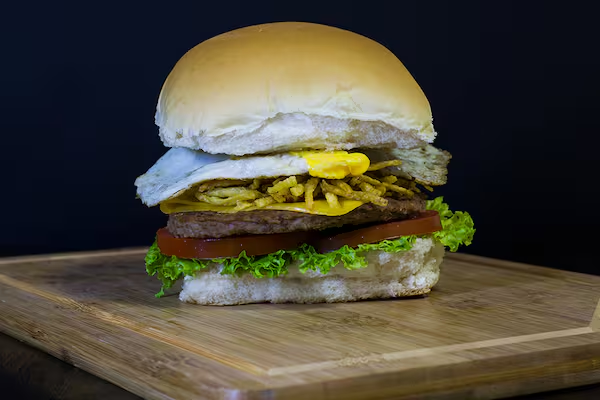
#> input picture referencias/imagens/026278c5-2e10-440c-b174-641b9deb581a.png, 600 x 400 px; its folder holds only this picture in this run
$ python grid.py
#> lines starting #> are read from the running program, lines starting #| are printed output that depends on the picture
from PIL import Image, ImageDraw
import sys, os, glob

SRC = "referencias/imagens"
OUT = "/tmp/claude-0/-home-user-teste/f702a868-82c8-5eea-a65e-0ad7013c3ec5/scratchpad/grid"
os.makedirs(OUT, exist_ok=True)

# canonical working space
W, H = 1080, 1920

for f in sorted(glob.glob(f"{SRC}/*.png")):
    im = Image.open(f).convert("RGB").resize((W, H), Image.LANCZOS)
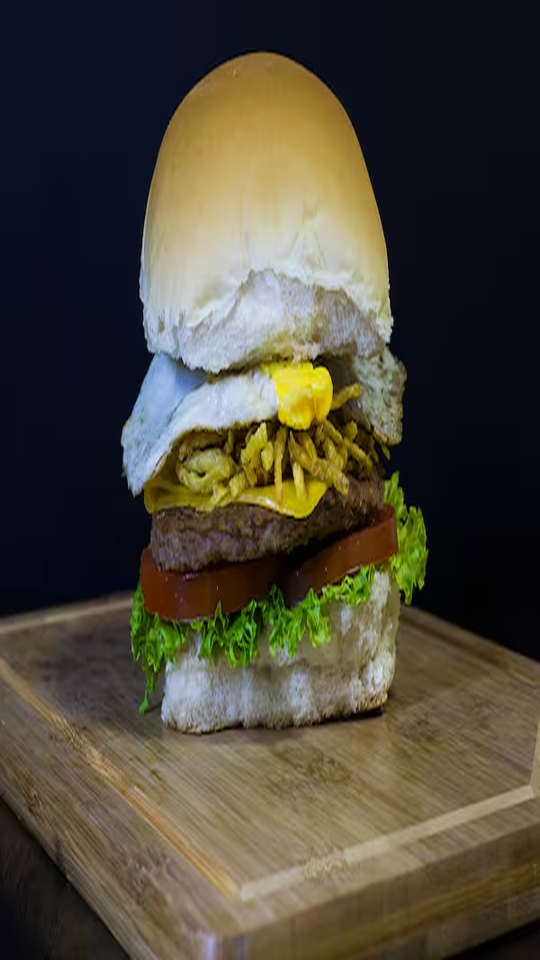
#> im: PIL image 1080x1920 RGB (shown at 1/2 size); mean R, G, B 75.8, 71, 57
    d = ImageDraw.Draw(im, "RGBA")
    for x in range(0, W, 50):
        c = (255,0,255,220) if x % 200 == 0 else (0,255,255,90)
        d.line([(x,0),(x,H)], fill=c, width=2 if x%200==0 else 1)
    for y in range(0, H, 50):
        c = (255,0,255,220) if y % 200 == 0 else (0,255,255,90)
        d.line([(0,y),(W,y)], fill=c, width=2 if y%200==0 else 1)
    for x in range(0, W, 200):
        for y in range(0, H, 200):
            d.rectangle([x+2,y+2,x+86,y+34], fill=(0,0,0,190))
            d.text((x+6,y+8), f"{x},{y}", fill=(255,255,0,255))
    tag = os.path.basename(f)[:4]
    im.save(f"{OUT}/{tag}.png")
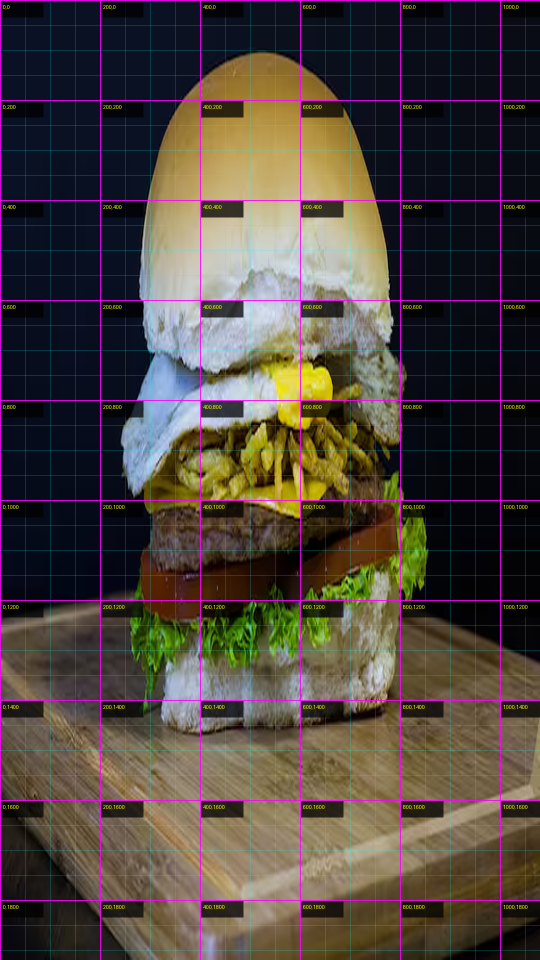
#> saved as 0262.png: PIL image 1080x1920 RGB (shown at 1/2 size); mean R, G, B 75, 68.4, 59.5
    print(tag, "->", f"{OUT}/{tag}.png")

$ run again, on referencias/imagens/1700e5ae-2cb0-497f-a482-01191c1e038b.png
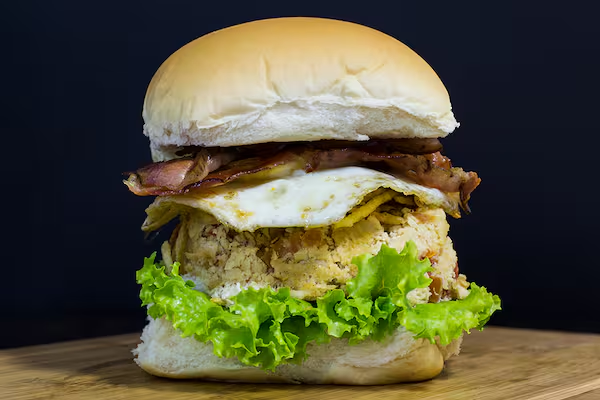
#> input picture referencias/imagens/1700e5ae-2cb0-497f-a482-01191c1e038b.png, 600 x 400 px
#> `im = Image.open(f).convert("RGB").resize((W, H), Image.LANCZOS)`:
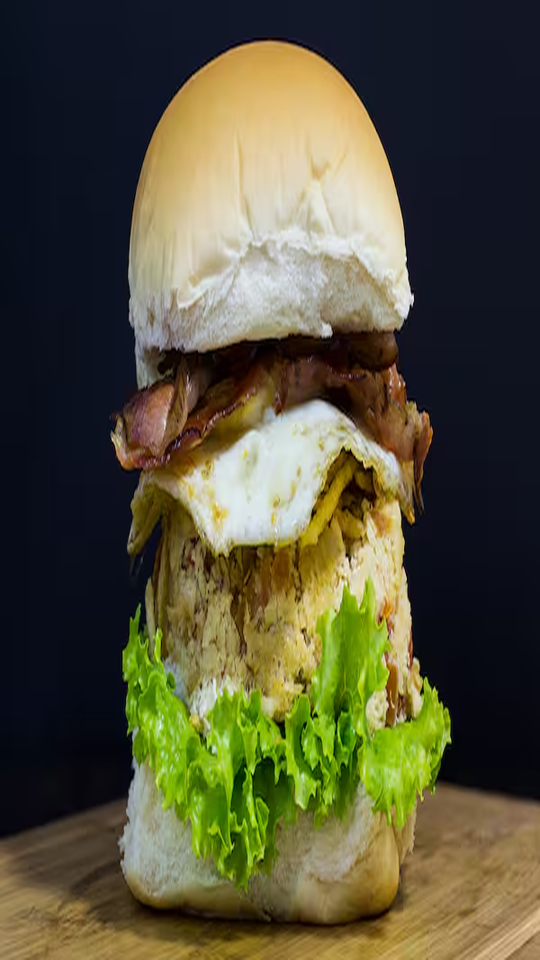
#> im: PIL image 1080x1920 RGB (shown at 1/2 size); mean R, G, B 84.7, 82.1, 57.7
#> `im.save(f"{OUT}/{tag}.png")`:
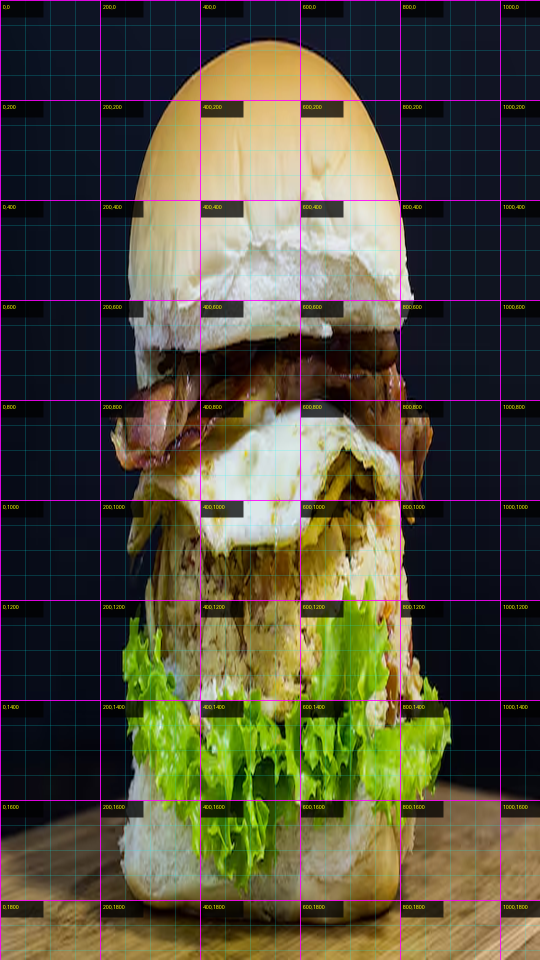
#> saved as 1700.png: PIL image 1080x1920 RGB (shown at 1/2 size); mean R, G, B 83.2, 78.6, 60

$ run again, on referencias/imagens/18730ac6-e520-474d-9ff7-0e3947545b68.png
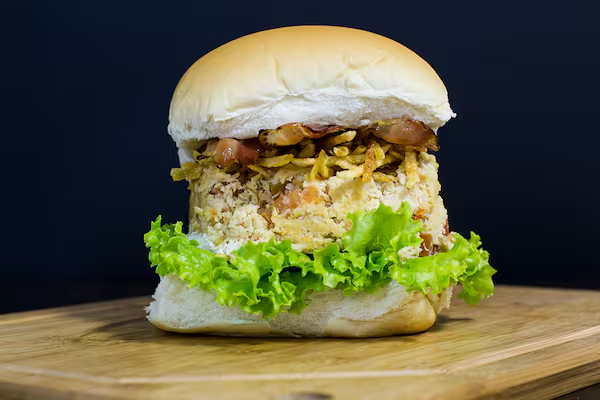
#> input picture referencias/imagens/18730ac6-e520-474d-9ff7-0e3947545b68.png, 600 x 400 px
#> `im = Image.open(f).convert("RGB").resize((W, H), Image.LANCZOS)`:
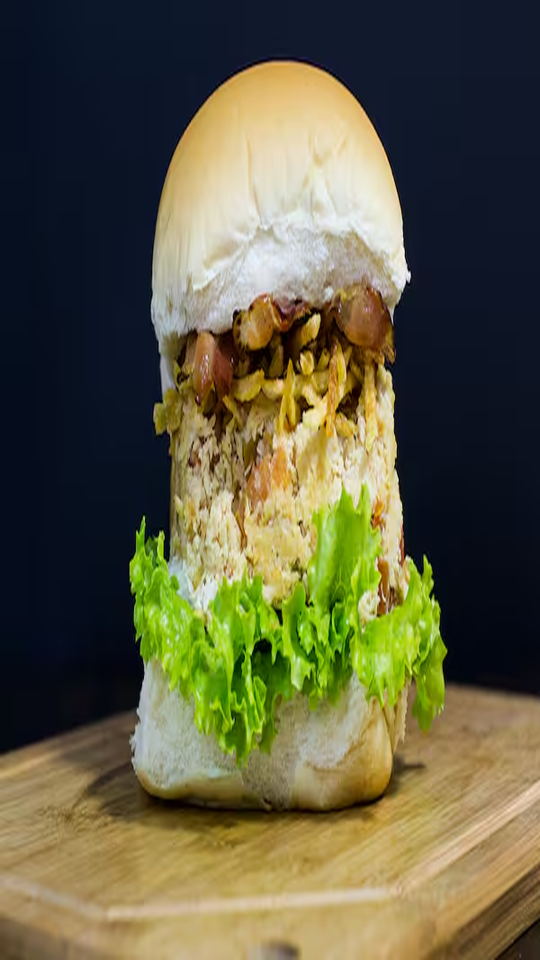
#> im: PIL image 1080x1920 RGB (shown at 1/2 size); mean R, G, B 95, 92.5, 65.4
#> `im.save(f"{OUT}/{tag}.png")`:
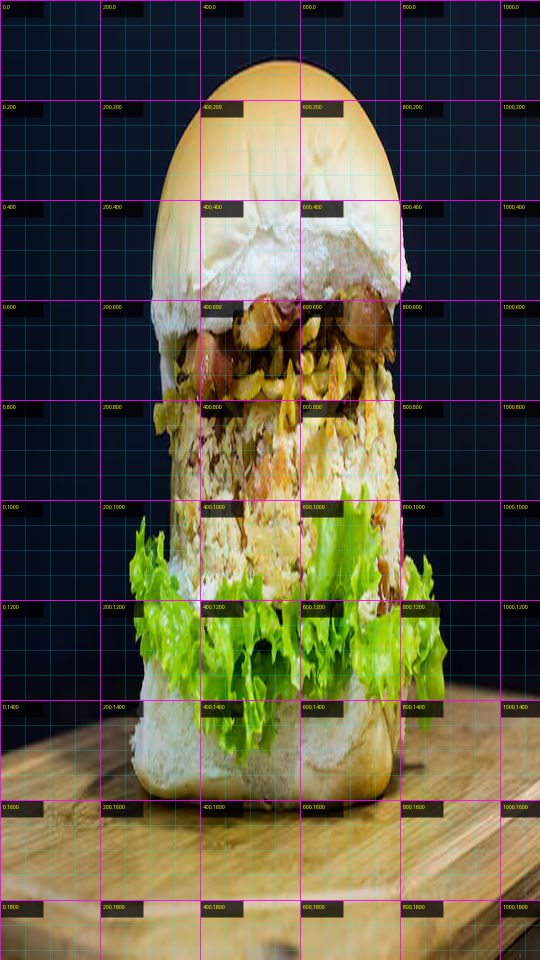
#> saved as 1873.png: PIL image 1080x1920 RGB (shown at 1/2 size); mean R, G, B 92.9, 88.3, 67.4
